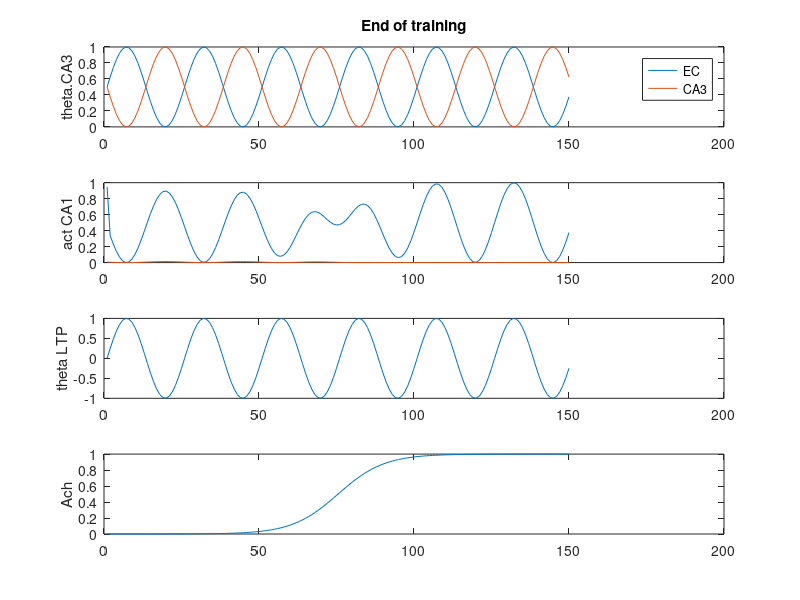
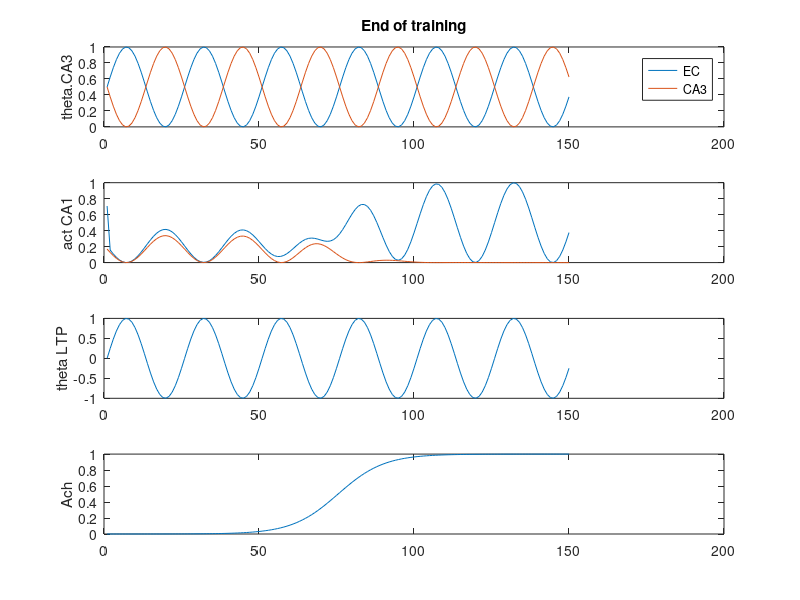

These charts were generated, in order, by the following MATLAB code:
function [] = hasselmo9402_working()
% hasselmo_2002 theta model


%todo: 
% add plots for ca3 and ec activity
% add ach to the model
% make a struct to hold data? 

clear all;
dbstop if error;

%% runtime parameters
p.nTrls = 10;
p.nTSteps = 25;
p.nCA1cells = 2;
p.nCA3cells = 3;
p.nECcells = 2;

p.dt = 0.005; % Default = 5 ms
p.thF = 8; % Default = 8 Hz
p.nCycles = 6; % How many cycles would we like per trial. Default = 6? 
p.stepsPerCycle = ceil(((1/p.thF)/p.dt));
p.phaseStep = (2*pi)/p.stepsPerCycle; % number of radians to increment theta phase by for each time steps
p.k = .5; % Max synaptic growth. Default = .5
p.lrate = 0.01; % learning rate, per Ehren's experiment
p.thetaScale = 1; % X from Hasselmo et al. 2002, p 799
% [0 to 1] smaller means theta has less effect on functional strength
% paper is vague about whether different values are used for the different
% layers (CA3 vs EC), for now we'll assume that it is a single fixed
% parameter. Default = 1?

% allocate arrays
a.CA1 = nan(p.nCA1cells,p.nTSteps);
a.CA3 = nan(p.nCA3cells,p.nTrls); 
a.EC  = nan(p.nECcells, p.nTrls);
w.CA3 = eye(p.nCA1cells, p.nCA3cells);
w.EC  = eye(p.nCA1cells, p.nECcells); % identity matrix p.801
tempXprod = nan(p.nCA1cells,p.nCA3cells,p.stepsPerCycle);



%% Task 

% 


stage = 1;

% for each trial, run the theta model 
for trl = 1:p.nTrls
  % initialize first timestep
  % NOTE: THESE NEED TO BE SET FOR EACH PHASE OF THE TASK, TRL
  a.CA3(:,1) = [1; 1; 0]; % rand(p.nCA3cells,1) > .5;
  a.EC(:,1)  = [1; 0]; % rand(p.nECcells, 1) > .5;
  
  % run the model
  [a, tempXprod, pha, theta] = runTheta(a,w,tempXprod,p,stage);
  
  % compute weight updates after each theta cycle
  dw.CA3(:,:) = sum(tempXprod,3);
  
  fprintf('\nTrial %i\n',trl);
  if any(isnan(dw.CA3)), keyboard, end % Just in case something goes wrong...
  w.CA3, dw.CA3
  w.CA3 = w.CA3 + p.lrate .* dw.CA3; %   w.CA3 = w.CA3 + dw.CA3;
  w.CA3 = min(w.CA3, p.k);
  %w.CA3
  
end

if 1, plotStateVariables(theta,a,pha); end

%keyboard

fprintf('Test initial learning\n');
a.CA3(:,1) = [0; 1; 0]; % rand(p.nCA3cells,1) > .5;
[a, tempXprod, pha, theta] = runTheta(a,w,tempXprod,p,stage);
if 1, plotStateVariables(theta,a,pha); end


keyboard;
end

function [a,tempXprod, pha, theta] = runTheta(a,w,tempXprod,p,stage)
  
  % allocate phase and theta params
  pha.EC = nan(p.nTSteps,1);   theta.EC = nan(p.nTSteps,1);
  pha.CA3 = nan(p.nTSteps,1);  theta.CA3 = nan(p.nTSteps,1);
  pha.LTP = nan(p.nTSteps,1);  theta.LTP = nan(p.nTSteps,1);

  
  pha.EC(1)  = 0;    theta.EC(1)  = (p.thetaScale/2) * sin(pha.EC(1))  + (1-(p.thetaScale/2));
  pha.CA3(1) = pi;   theta.CA3(1) = (p.thetaScale/2) * sin(pha.CA3(1)) + (1-(p.thetaScale/2));
  pha.LTP(1) = 0;    theta.LTP(1) = sin(pha.LTP(1));
  
  % initialize CA1 activity
  %a.CA1(:,1) = ((theta.EC(1) .* w.EC) * a.EC(:,stage)) + ((theta.CA3(1) .* w.CA3) * a.CA3(:,1)); % eq 2.4 p.799
  %p.nCycles = 10;
  %pha.AChLvls = linspace(1,0,p.nCycles*p.stepsPerCycle); % add acetylcholine (linear)
  AchPut = linspace(-10,10,p.nCycles*p.stepsPerCycle);
  pha.AChLvls = sigmoid(AchPut);
  Cr = 1; Cl = 1; % These need to be updated to control for individual dynamics in CA3 vs EC 
  updateEC3 = @(ACh,Cl,theta,w,a) (1 - ACh*Cl) * ((theta.*w) * a);
  updateCA3 = @(ACh,Cr,theta,w,a) (1 - ACh*Cr) * ((theta.*w) * a);
  
  syn.EC3(:,1) = updateEC3(pha.AChLvls(1),Cl,theta.EC(1),w.EC,a.EC(:,stage));
  syn.CA3(:,1) = updateEC3(pha.AChLvls(1),Cr,theta.CA3(1),w.CA3,a.CA3(:,stage));
%  syn.EC3(:,1) = (1 - pha.AChLvls(1)*Cl) * ((theta.EC(1) .* w.EC) * a.EC(:,stage)); % fix one minus
%  syn.CA3(:,1) = (1 - pha.AChLvls(1)*Cr) * ((theta.CA3(1) .* w.CA3) * a.CA3(:,stage));
  
  a.CA1(:,1) = syn.EC3(:,1) + syn.CA3(:,1); % eq 2.4 p.799

  tempXprod(:,:,1) = (theta.LTP(1) .* a.CA1(:,1)) * a.CA3(:,stage)';
  % run one theta cycle
  for t = 2:p.nCycles*p.stepsPerCycle
    
    % phasic input
    pha.EC(t)  = pha.EC(t-1)  + p.phaseStep;  theta.EC(t)  = (p.thetaScale/2) * sin(pha.EC(t))  + (1-(p.thetaScale/2));  % eq 2.2 p.799
    pha.CA3(t) = pha.CA3(t-1) + p.phaseStep;  theta.CA3(t) = (p.thetaScale/2) * sin(pha.CA3(t)) + (1-(p.thetaScale/2));  % eq 2.3 p.799
    pha.LTP(t) = pha.LTP(t-1) + p.phaseStep;  theta.LTP(t) = sin(pha.LTP(t));                                            % eq 2.5 p.799
    
    
    
    %a.CA1 = w.EC .* a.EC + w.CA3 .* a.CA3; % eq 2.1
    %a.CA1(:,t) = ((theta.EC(t) .* w.EC) * a.EC(:,stage)) + ((theta.CA3(t) .* w.CA3) * a.CA3(:,stage)); % eq 2.4 p.799

    syn.EC3(:,t) = (pha.AChLvls(t)*Cl) * ((theta.EC(t) .* w.EC) * a.EC(:,stage));
    syn.CA3(:,t) = (1 - pha.AChLvls(t)*Cr) * ((theta.CA3(t) .* w.CA3) * a.CA3(:,stage));
    
    a.CA1(:,t) = syn.EC3(:,t) + syn.CA3(:,t); % eq 2.4 p.799

    tempXprod(:,:,t) = (theta.LTP(t) .* a.CA1(:,t)) * a.CA3(:,stage)';
    
  end
  
  modEC = reshape(syn.EC3,2,[])';
  modCA3 = reshape(syn.CA3,2,[])';
  
  if 0
    keyboard
    
    figure; hold on;
    time = linspace(0, 1000, size(reshape(syn.EC3,2,[])',1));
    plot(time,modEC);
    plot(time,modCA3);
    xlim([0,max(time)]);
    
    figure;
    plot(time, modEC+modCA3)
    
  end
  
end

function plotStateVariables(theta,a,pha)
    figure;
    subplot(4,1,1);
    hold off; plot(theta.EC)
    hold on; plot(theta.CA3)
    ylabel('theta.CA3');
    legend('EC','CA3'); ylim([0 1]);
    title(['End of training']);
    
    subplot(4,1,2);
    plot(a.CA1');
    ylabel('act CA1');
    
    subplot(4,1,3);
    plot(theta.LTP)
    ylabel('theta LTP');
    
    subplot(4,1,4);
    plot(pha.AChLvls)
    ylabel('Ach');
end

function y = sigmoid(x)
y = 1.0 ./ (1 + exp(-x));
end
%%
